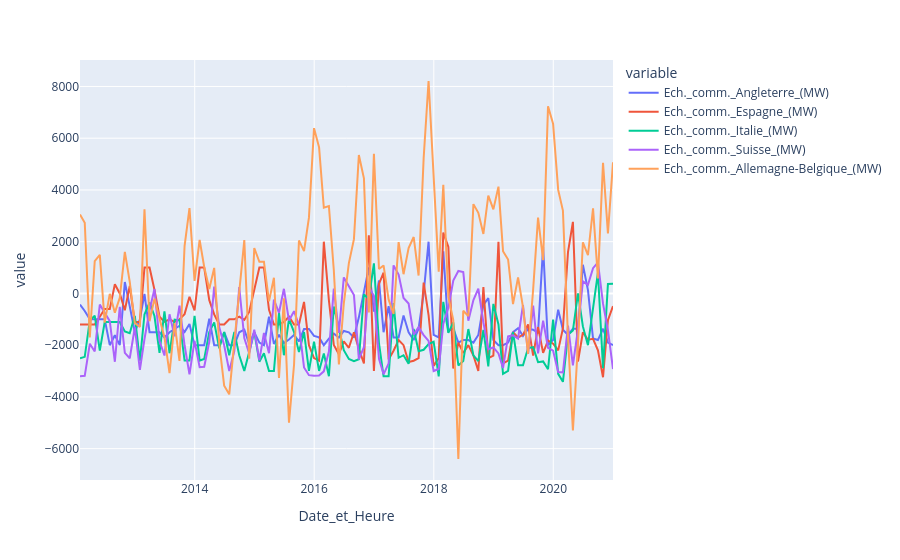

The notebook cell this image was saved under:
### Code cell
df_echanges = df_echanges.resample('ME').asfreq()
df_echanges.plot()
